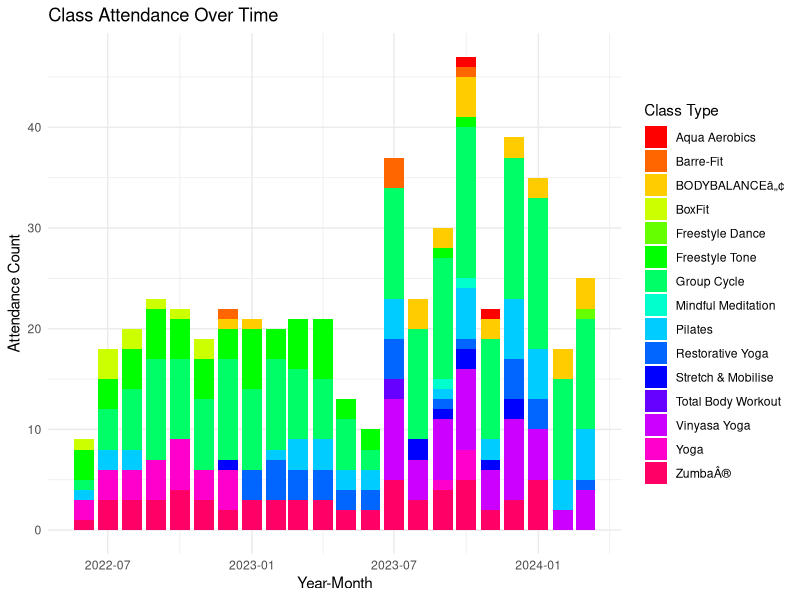
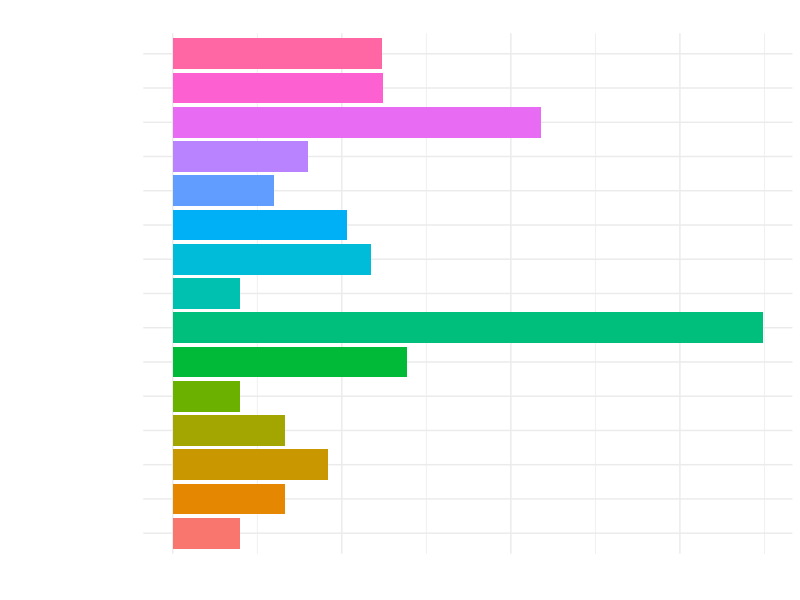
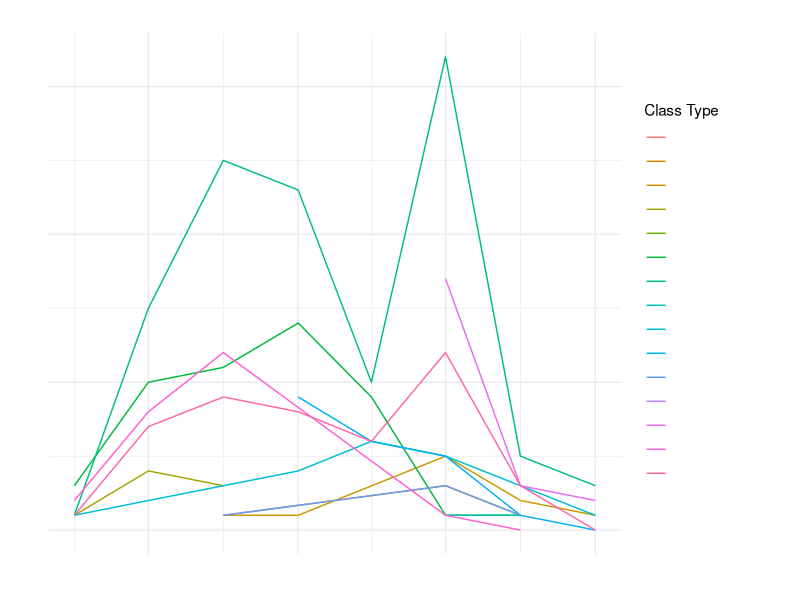
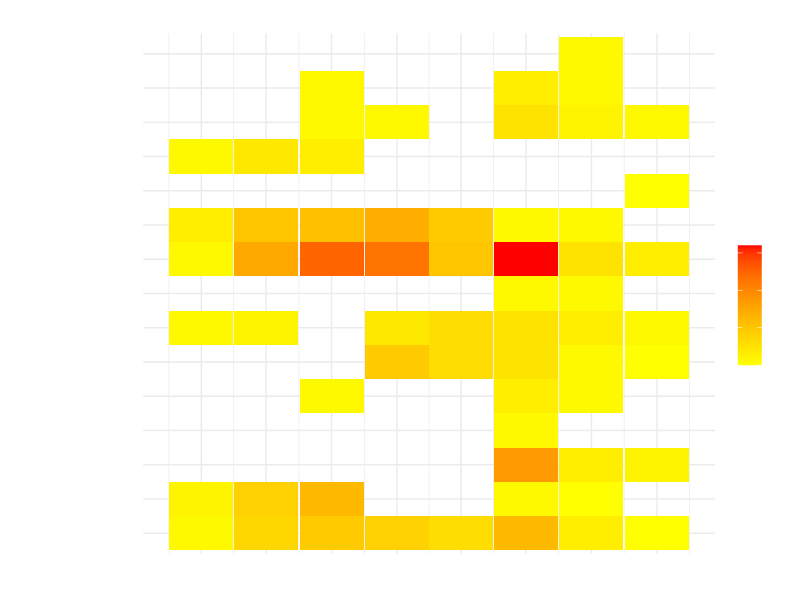

The R source for these figures, in order:
# Load required libraries
library(tidyverse)
library(lubridate)
library(RColorBrewer)
library(ggplot2)

# Load the CSV file
data <- read.csv("records.csv")

# Convert date and time columns to appropriate data types
data$B25__Reservation_Start_Date__c <- as.Date(data$B25__Reservation_Start_Date__c, format = "%d/%m/%Y")
data$B25__Reservation_Start_Time__c <- as.POSIXct(data$B25__Reservation_Start_Time__c, format = "%H:%M")
data$Swipe_Status__c <- as.factor(data$Swipe_Status__c)

# Extract year and month from the start date
data$year_month <- floor_date(data$B25__Reservation_Start_Date__c, unit = "month")

# Get the first and last date from the data
start_date <- min(data$B25__Reservation_Start_Date__c)
end_date <- max(data$B25__Reservation_Start_Date__c)

# Calculate the start and end of 3-month blocks
start_block <- floor_date(start_date, unit = "3 months")
end_block <- ceiling_date(end_date, unit = "3 months")

# Generate sequence of 3-month blocks
blocks <- seq(start_block, end_block, by = "3 months")

# Format the dates
date_range <- paste(format(start_date, "%d/%m/%Y"), format(end_date, "%d/%m/%Y"), sep = " to ")

# Aggregate attendance data by month and class type, considering multiple statuses
attendance_summary <- data %>%
  filter(Swipe_Status__c %in% c("Attended", "Unmeasured", "Ignore")) %>%
  group_by(year_month, B25__Reservation_Title__c) %>%
  summarise(attendance_count = sum(Swipe_Status__c %in% c("Attended", "Unmeasured", "Ignore")))

# Plot attendance trends over time
# plot1 <- ggplot(attendance_summary, aes(x = year_month, y = attendance_count, fill = B25__Reservation_Title__c)) +
#   geom_bar(stat = "identity", position = "stack") +
#   labs(x = "Year-Month", y = "Attendance Count", title = paste("Class Attendance Over Time (", date_range, ")"),
#        fill = "Class Type") +  # Set font color to white
#   theme_minimal() +
#   theme(axis.text.x = element_text(color = "white"),
#         axis.text.y = element_text(color = "white"),
#         legend.text = element_text(color = "white"),
#         plot.title = element_text(color = "white"),
#         axis.title.x = element_text(color = "white"),
#         axis.title.y = element_text(color = "white")) +
#   scale_x_date(breaks = blocks, date_labels = "%Y-%m")  # Set breaks and labels for 3-month blocks
my_colors <- c(rainbow(length(unique(attendance_summary$B25__Reservation_Title__c))))
plot1 <- ggplot(attendance_summary, aes(x = year_month, y = attendance_count, fill = B25__Reservation_Title__c)) +
  geom_bar(stat = "identity", position = "stack") +
  scale_fill_manual(values = my_colors) +
  labs(x = "Year-Month", y = "Attendance Count", title = "Class Attendance Over Time", fill = "Class Type") +
  theme_minimal()
# Save plot1 as an image file
ggsave("attendance_over_time.png", plot1, width = 10, height = 6, units = "in")

# To prevent automatic regrouping
attendance_summary <- data %>%
  filter(Swipe_Status__c %in% c("Attended", "Unmeasured", "Ignore")) %>%
  group_by(year_month, B25__Reservation_Title__c) %>%
  summarise(attendance_count = sum(Swipe_Status__c %in% c("Attended", "Unmeasured", "Ignore")), .groups = 'drop')

# Plot attendance percentage by class type
attendance_percentage <- attendance_summary %>%
  group_by(B25__Reservation_Title__c) %>%
  summarise(attendance_percentage = mean(attendance_count) * 10)  # Scale percentage out of 10

# Sort class types ascending
attendance_percentage <- attendance_percentage %>%
  arrange(B25__Reservation_Title__c)

plot2 <- ggplot(attendance_percentage, aes(x = attendance_percentage, y = reorder(B25__Reservation_Title__c, B25__Reservation_Title__c), fill = B25__Reservation_Title__c)) +
  geom_bar(stat = "identity") +
  labs(x = "Attendance Percentage", y = "Class Type", title = paste("Attendance Percentage by Class Type (", date_range, ")")) +
  theme_minimal() +
  theme(axis.text.x = element_text(color = "white"),
        axis.text.y = element_text(color = "white"),
        legend.position = "none",
        plot.title = element_text(color = "white"),
        axis.title.x = element_text(color = "white"),
        axis.title.y = element_text(color = "white"))

# Save plot2 as an image file
ggsave("attendance_percentage.png", plot2, width = 8, height = 6, units = "in")


# Group data by class type and 3-month block, calculate the attendance count
class_attendance <- data %>%
  mutate(block = floor_date(B25__Reservation_Start_Date__c, unit = "3 months")) %>%
  filter(Swipe_Status__c %in% c("Attended", "Unmeasured", "Ignore")) %>%
  group_by(B25__Reservation_Title__c, block) %>%
  summarise(attendance_count = sum(Swipe_Status__c == "Attended"))

# Plot line chart for each class type
plot3 <- ggplot(class_attendance, aes(x = block, y = attendance_count, color = B25__Reservation_Title__c)) +
  geom_line() +
  labs(x = "3-Month Block", y = "Attendance Count", title = paste("Attendance Trend for Each Class Type (", date_range, ")"),
       color = "Class Type") +
  theme_minimal() +
  theme(axis.text.x = element_text(color = "white"),
        axis.text.y = element_text(color = "white"),
        legend.text = element_text(color = "white"),
        plot.title = element_text(color = "white"),
        axis.title.x = element_text(color = "white"),
        axis.title.y = element_text(color = "white"))

# Save the plot as an image file
ggsave("attendance_trend_by_class_type.png", plot3, width = 10, height = 6, units = "in")


# Determine the date range of the analysis
analysis_start_date <- min(data$B25__Reservation_Start_Date__c)
analysis_end_date <- max(data$B25__Reservation_Start_Date__c)
date_range <- paste(format(analysis_start_date, "%Y-%m-%d"), "to", format(analysis_end_date, "%Y-%m-%d"))

# Group data by class type and 3-month block, calculate the attendance count
class_attendance <- data %>%
  mutate(block = floor_date(B25__Reservation_Start_Date__c, unit = "3 months")) %>%
  filter(Swipe_Status__c %in% c("Attended", "Unmeasured", "Ignore")) %>%
  group_by(B25__Reservation_Title__c, block) %>%
  summarise(attendance_count = sum(Swipe_Status__c == "Attended"))

# Sort class types in descending order
class_attendance <- class_attendance %>%
  arrange(desc(B25__Reservation_Title__c))

# Plot heatmap for class attendance with yellow to red color range
plot4 <- ggplot(class_attendance, aes(x = block, y = reorder(B25__Reservation_Title__c, desc(B25__Reservation_Title__c)), fill = attendance_count)) +
  geom_tile() +
  labs(x = "3-Month Block", y = "Class Type", title = paste("Class Attendance Over Time (", date_range, ")")) +
  scale_fill_gradient(low = "yellow", high = "red", name = "Counts") +  # Set color gradient and legend title
  theme_minimal() +
  theme(axis.text.x = element_text(color = "white"),
        axis.text.y = element_text(color = "white"),
        legend.text = element_text(color = "white"),
        plot.title = element_text(color = "white"),
        axis.title.x = element_text(color = "white"),
        axis.title.y = element_text(color = "white")) +
  scale_x_date(breaks = blocks, date_labels = "%Y-%m") +  # Set breaks and labels for 3-month blocks
  geom_text(x = as.numeric(max(blocks) + months(3)), y = 0, label = date_range, color = "white", hjust = 0) +
  theme(legend.title = element_text(color = "white"),
        legend.text.align = 0)

ggsave("class_attendance_heatmap.png", plot4, width = 10, height = 6, units = "in")
